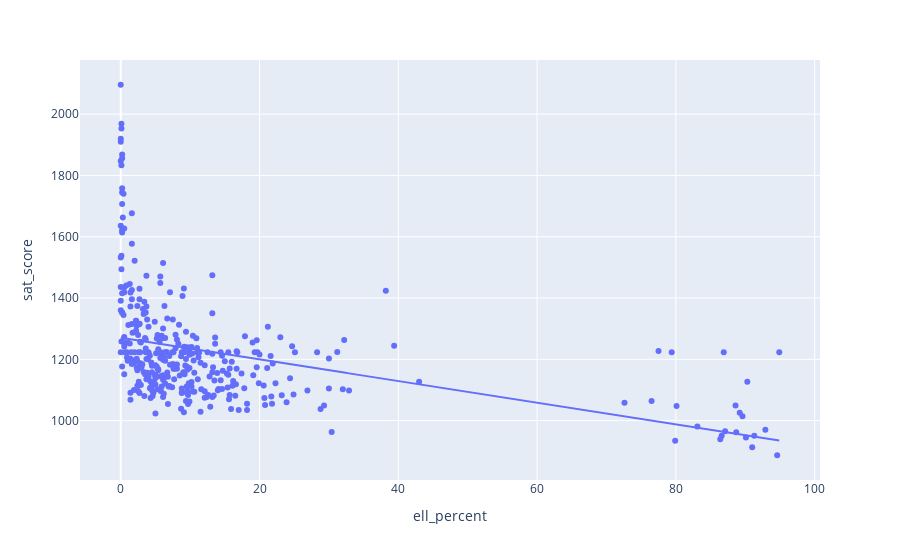

Notebook cell for this chart:
### Markdown cell above
#### Our research revealed that most of the high schools with low total enrollment and low SAT scores have high percentages of English language learners. This indicates that it's actually ell_percent that correlates strongly with sat_score, rather than total_enrollment.

### Code cell
px.scatter(combined, x='ell_percent', y='sat_score', trendline='ols')

### Figure 1 — Plotly figure (JSON) as saved in the notebook; plotly's stock layout.template omitted (floating-point values rounded to 4 significant figures; data arrays with more than 128 entries replaced by an {"elided": "..."} marker saying what was removed)
{"data": [{"hovertemplate": "ell_percent=%{x}<br>sat_score=%{y}<extra></extra>", "legendgroup": "", "marker": {"color": "#636efa", "symbol": "circle"}, "mode": "markers", "name": "", "orientation": "v", "showlegend": false, "type": "scatter", "x": {"elided": "364 float values"}, "xaxis": "x", "y": {"elided": "364 float values"}, "yaxis": "y"}, {"hovertemplate": "<b>OLS trendline</b><br>sat_score = -3.53352 * ell_percent + 1270.45<br>R<sup>2</sup>=0.158876<br><br>ell_percent=%{x}<br>sat_score=%{y} <b>(trend)</b><extra></extra>", "legendgroup": "", "marker": {"color": "#636efa", "symbol": "circle"}, "mode": "lines", "name": "", "showlegend": false, "type": "scatter", "x": {"elided": "364 float values"}, "xaxis": "x", "y": {"elided": "364 float values"}, "yaxis": "y"}], "layout": {"legend": {"tracegroupgap": 0}, "margin": {"t": 60}, "xaxis": {"anchor": "y", "domain": [0, 1], "title": {"text": "ell_percent"}}, "yaxis": {"anchor": "x", "domain": [0, 1], "title": {"text": "sat_score"}}}}
